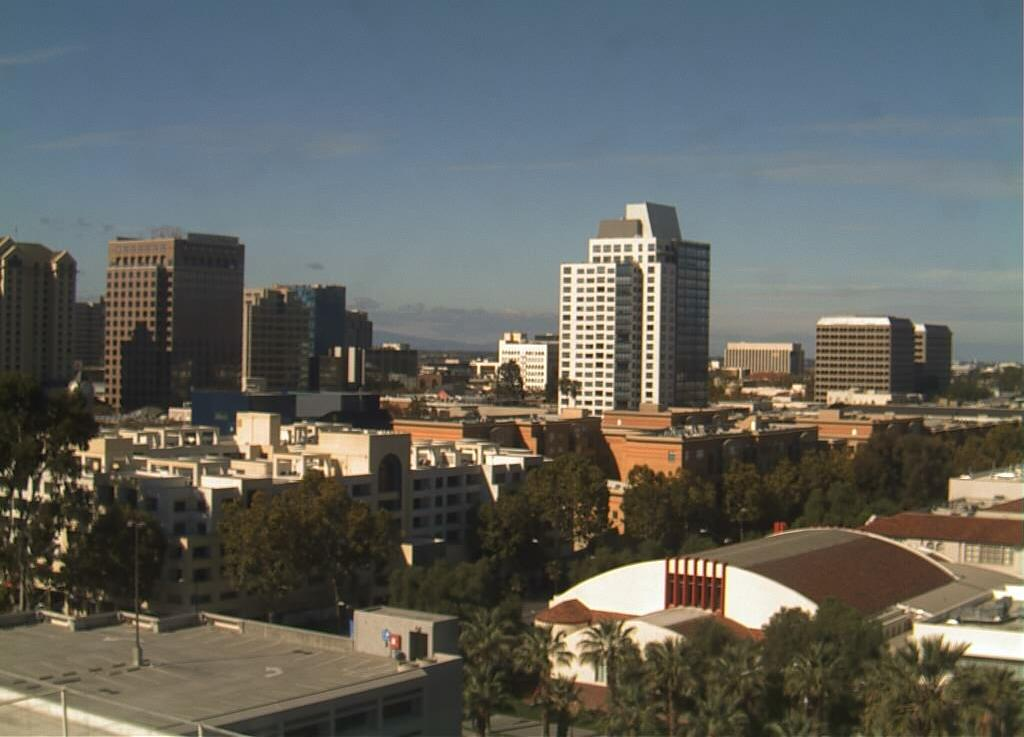
#> input picture _jupyter/1.Image-Representation-Classification/day_night_image_classifier/images/training/day/20151101_192508.jpg, 1024 x 737 px; its folder holds only this picture in this run
$ jupyter execute --allow-errors classifier.ipynb   (shell and % lines are left out)
#> lines starting #> are read from the running program, lines starting #| are printed output that depends on the picture
[cell 1]
import numpy as np
import matplotlib.pyplot as plt
import matplotlib.image as mpimg
import os
import cv2

[cell 2]
# Image data directories
image_dir_training = "images/training/" # 60%
image_dir_test = "images/test/" # 40%

categories = ["day", "night"]

[cell 3]
# Create the datasets' arrays
training_data = []
test_data = []

def appendImagesToArray(images_path):
#> called with images_path = 'images/training/day'
    data_array = training_data if images_path == training_path else test_data
    for img in os.listdir(images_path):
        try:
            img_array =  cv2.imread(os.path.join(images_path,img))
#> img_array is the input picture: shape (737, 1024, 3); mean B, G, R 95, 99.7, 98.2
            img_array = cv2.cvtColor(img_array, cv2.COLOR_BGR2RGB)

            data_array.append([img_array, class_name])
        except Exception as e:
            pass

for category in categories:
    training_path = os.path.join(image_dir_training, category)
    test_path = os.path.join(image_dir_test, category)
    class_name = categories[categories.index(category)]

    # Append images to the training_data array
    appendImagesToArray(training_path)

    # Append images to the test_data array
    appendImagesToArray(test_path)

### Visualize the input images

[cell 4]
# Display a night image
image_index = 0

while training_data[image_index][1] == "day":
    image_index += 1
    if training_data[image_index][1] == "night":
        night_image = training_data[image_index][0]
        break
plt.imshow(night_image)

### Pre-process the Data

[cell 5]
def standardize_input(image):
    """"Resize image to the size 1100x600 (wxh)"""
    standard_im = cv2.resize(image, (1100, 600))
    return standard_im

def encode(label):
    """Output 1 if label is day and 0 if it's night"""
    numerical_val = 1 if label == "day" else 0
    return numerical_val

[cell 6]
def standardize(image_list):

    # Empty image data array
    standard_list = []

    # Iterate through all the image-label pairs
    for item in image_list:
        image = item[0]
        label = item[1]

        # Standardize the image
        standardized_im = standardize_input(image)

        # Create a numerical label
        binary_label = encode(label)

        # Append the image, and it's one hot encoded label to the full, processed list of image data
        standard_list.append((standardized_im, binary_label))
#> this loop made 2 passes
#> pass 1, in standardize_input, `standard_im = cv2.resize(image, (1100, 600))`:
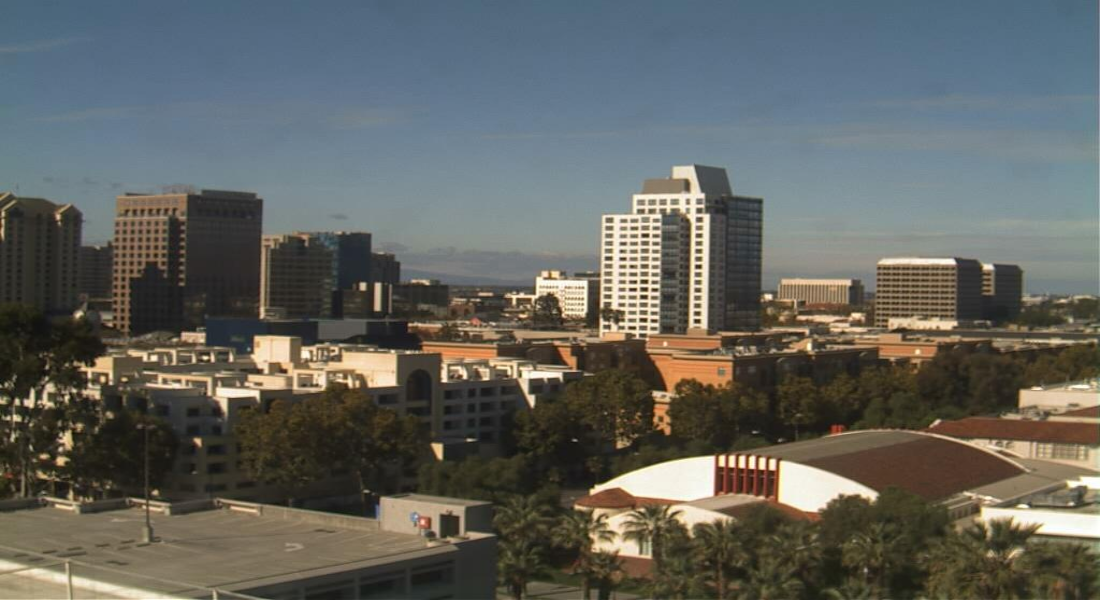
#> standard_im: shape (600, 1100, 3); mean R, G, B 98.1, 99.6, 95
#> pass 2, in standardize_input (call 2), `standard_im = cv2.resize(image, (1100, 600))`:
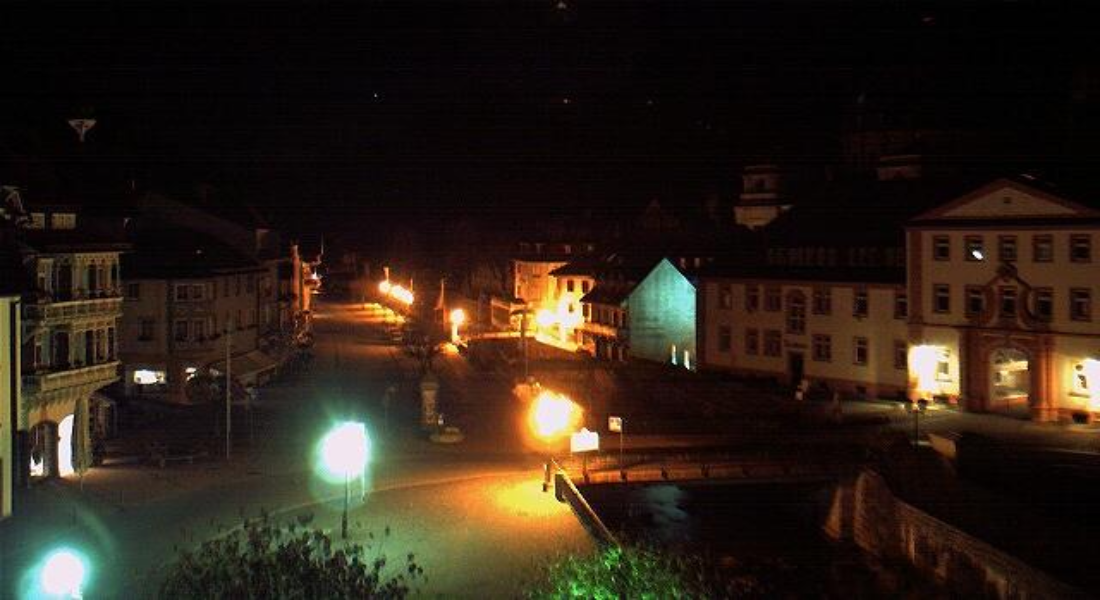
#> standard_im: shape (600, 1100, 3); mean R, G, B 45, 33.6, 23.2
#> after the loop, standard_list = 2 items

    return standard_list

# Standardize all training images
STANDARDIZED_TRAINING_LIST = standardize(training_data)
#> STANDARDIZED_TRAINING_LIST = 2 items
STANDARDIZED_TEST_LIST = standardize(test_data)
#> STANDARDIZED_TEST_LIST = 2 items

[cell 7]
# Display a standardized image and its label

# Select an image by index
image_num = 0
selected_image = STANDARDIZED_TRAINING_LIST[image_num][0]
selected_label = STANDARDIZED_TRAINING_LIST[image_num][1]
#> selected_label = 1

# Display image and data about it
## TODO: Make sure the images have numerical labels and are of the same size
plt.imshow(selected_image)
print("Shape: "+str(selected_image.shape))
#| Shape: (600, 1100, 3)
print("Label [1 = day, 0 = night]: " + str(selected_label))
#| Label [1 = day, 0 = night]: 1

### Feature Extraction

[cell 8]
# Convert and image to HSV colorspace
# Visualize the individual color channels

image_num = 0
test_im = STANDARDIZED_TEST_LIST[image_num][0]
test_label = STANDARDIZED_TEST_LIST[image_num][1]
#> test_label = 1

# Convert to HSV
hsv = cv2.cvtColor(test_im, cv2.COLOR_RGB2HSV)
#> hsv: shape (600, 1100, 3); mean H, S, V 54.5, 70.8, 111.7

# Print image label
print('Label: ' + str(test_label))
#| Label: 1

# HSV channels
h = hsv[:,:,0]
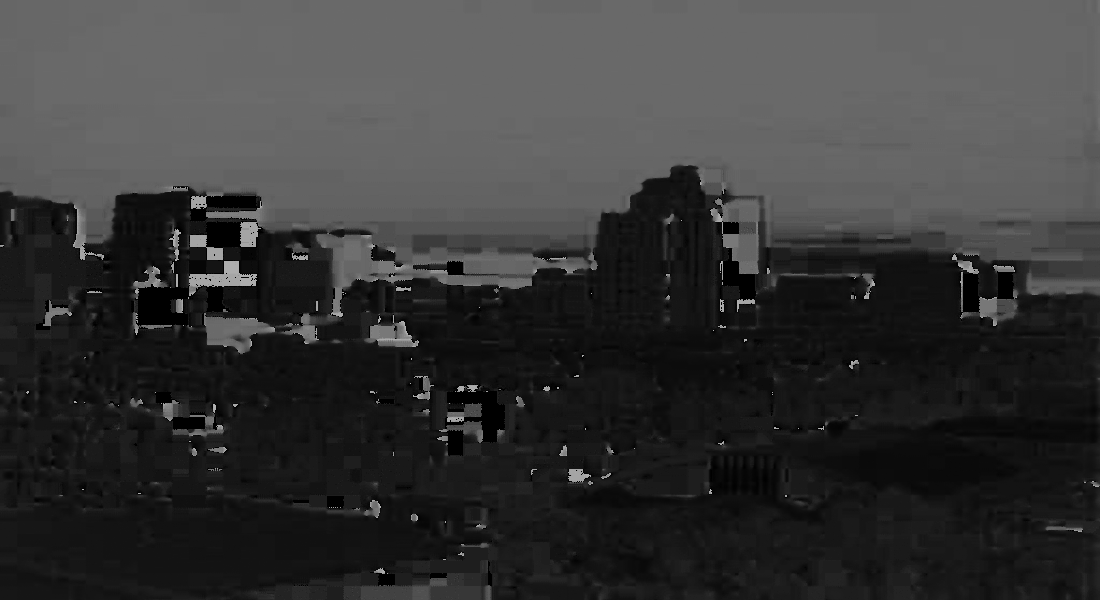
#> h: shape (600, 1100); min 0, max 178, mean 54.5
s = hsv[:,:,1]
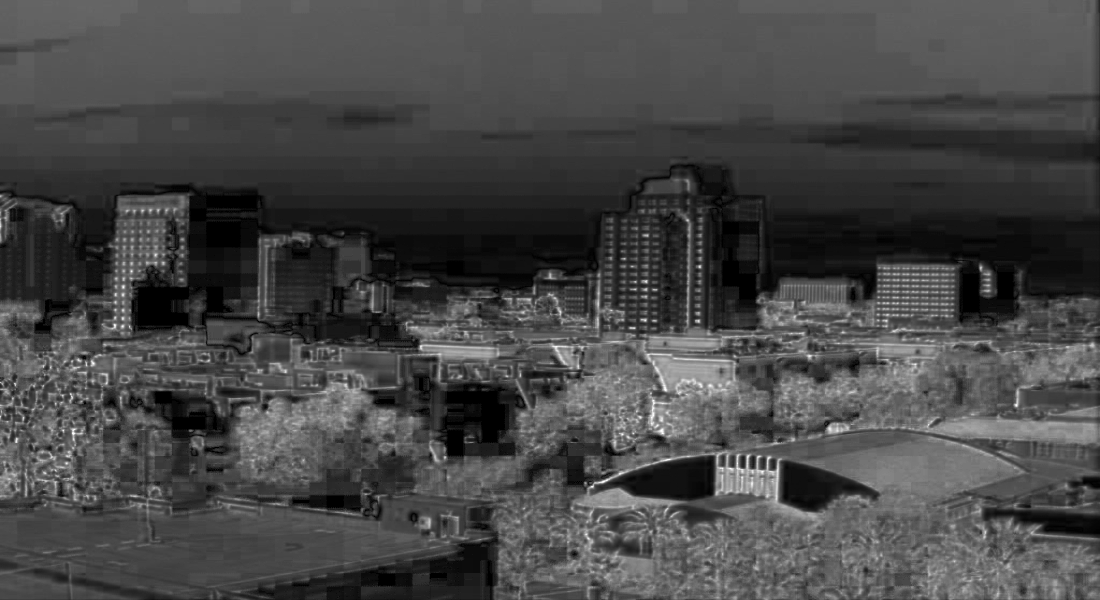
#> s: shape (600, 1100); min 0, max 255, mean 70.8
v = hsv[:,:,2]
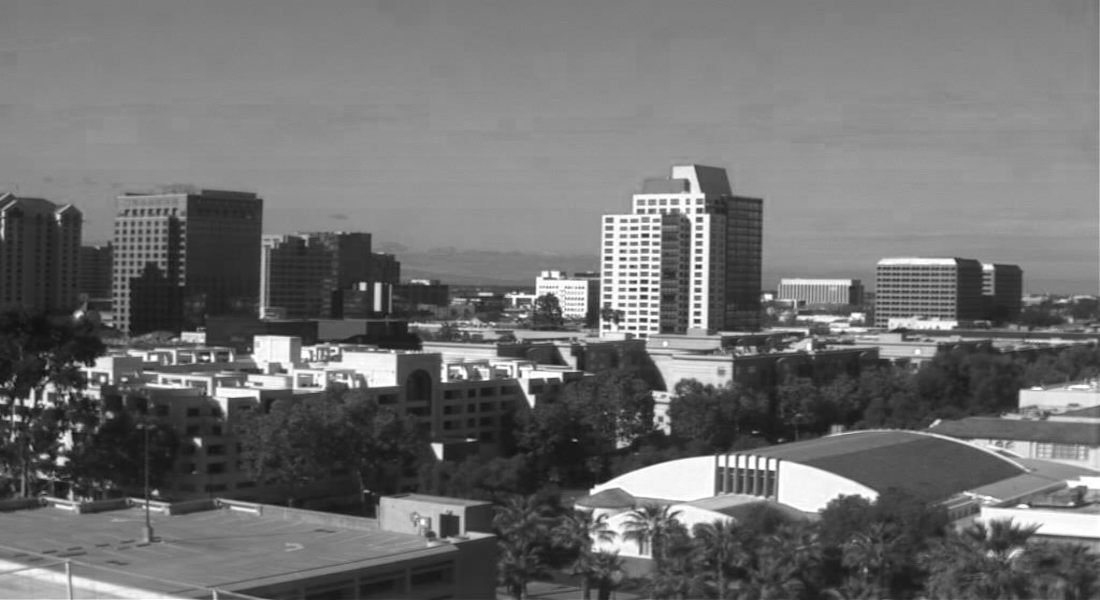
#> v: shape (600, 1100); min 14, max 255, mean 111.7

# Plot the original image and the three channels
f, (ax1, ax2, ax3, ax4) = plt.subplots(1, 4, figsize=(20,10))
ax1.set_title('Standardized image')
ax1.imshow(test_im)
ax2.set_title('H channel')
ax2.imshow(h, cmap='gray')
ax3.set_title('S channel')
ax3.imshow(s, cmap='gray')
ax4.set_title('V channel')
ax4.imshow(v, cmap='gray')

[cell 9]
# Find the average Value or brightness of an image
def avg_brightness(rgb_image):

    # Convert image to HSV
    hsv = cv2.cvtColor(rgb_image, cv2.COLOR_RGB2HSV)

    # Add up all the pixel values in the V channel
    sum_brightness = np.sum(hsv[:,:,2])

    # Calculate the average brightness using the area of the image
    # and the sum calculated above
    area = 600 * 1100.0
    avg = sum_brightness / area

    return avg

[cell 10]
image_num = 150
#> (the rest of this cell did not finish here and is left out)

### Classification

[cell 11]
# This function should take in RGB image input
def estimate_label(rgb_image):

    # TO-DO: Extract average brightness feature from an RGB image
    avg_brgt = avg_brightness(rgb_image)

    # Use the avg brightness feature to predict a label (0, 1)
    predicted_label = 0
    # TO-DO: Try out different threshold values to see what works best!
    threshold = 100.0
    if(avg_brgt > threshold):
        # if the average brightness is above the threshold value, we classify it as "day"
        predicted_label = 1
    # else, the predicted_label can stay 0 (it is predicted to be "night")

    return predicted_label

[cell 12]
import random
random.shuffle(STANDARDIZED_TEST_LIST)

[cell 13]
# Constructs a list of misclassified images given a list of test images and their labels
def get_misclassified_images(test_images):
    # Track misclassified images by placing them into a list
    misclassified_images_labels = []

    # Iterate through all the test images
    # Classify each image and compare to the true label
    for image in test_images:

        # Get true data
        im, true_label = image[0], image[1]

        # Get predicted label from your classifier
        predicted_label = estimate_label(im)

        # Compare true and predicted labels
        if(predicted_label != true_label):
            # If these labels are not equal, the image has been misclassified
            misclassified_images_labels.append((im, predicted_label, true_label))
#> this loop made 2 passes
#> (true_label, avg_brgt in estimate_label, predicted_label, threshold in estimate_label) on passes 1 to 2: (1, 111.7, 1, 100), (0, 47.27, 0, 100)
#> after the loop, misclassified_images_labels = []

    # Return the list of misclassified [image, predicted_label, true_label] values
    return misclassified_images_labels

[cell 14]
# Find all misclassified images in a given test set
MISCLASSIFIED = get_misclassified_images(STANDARDIZED_TEST_LIST)
#> MISCLASSIFIED = []

# Accuracy calculations
total = len(STANDARDIZED_TEST_LIST)
#> total = 2
num_correct = total - len(MISCLASSIFIED)
#> num_correct = 2
accuracy = num_correct/total
#> accuracy = 1

print('Accuracy: ' + str(accuracy))
#| Accuracy: 1.0
print("Number of misclassified images = " + str(len(MISCLASSIFIED)) +' out of '+ str(total))
#| Number of misclassified images = 0 out of 2

[cell 15]
# Visualize example
num = 0
test_mis_im = STANDARDIZED_TEST_LIST[num][0]
plt.imshow(test_mis_im)
print(STANDARDIZED_TEST_LIST[num][1]) # day = 1, night = 0
#| 1
